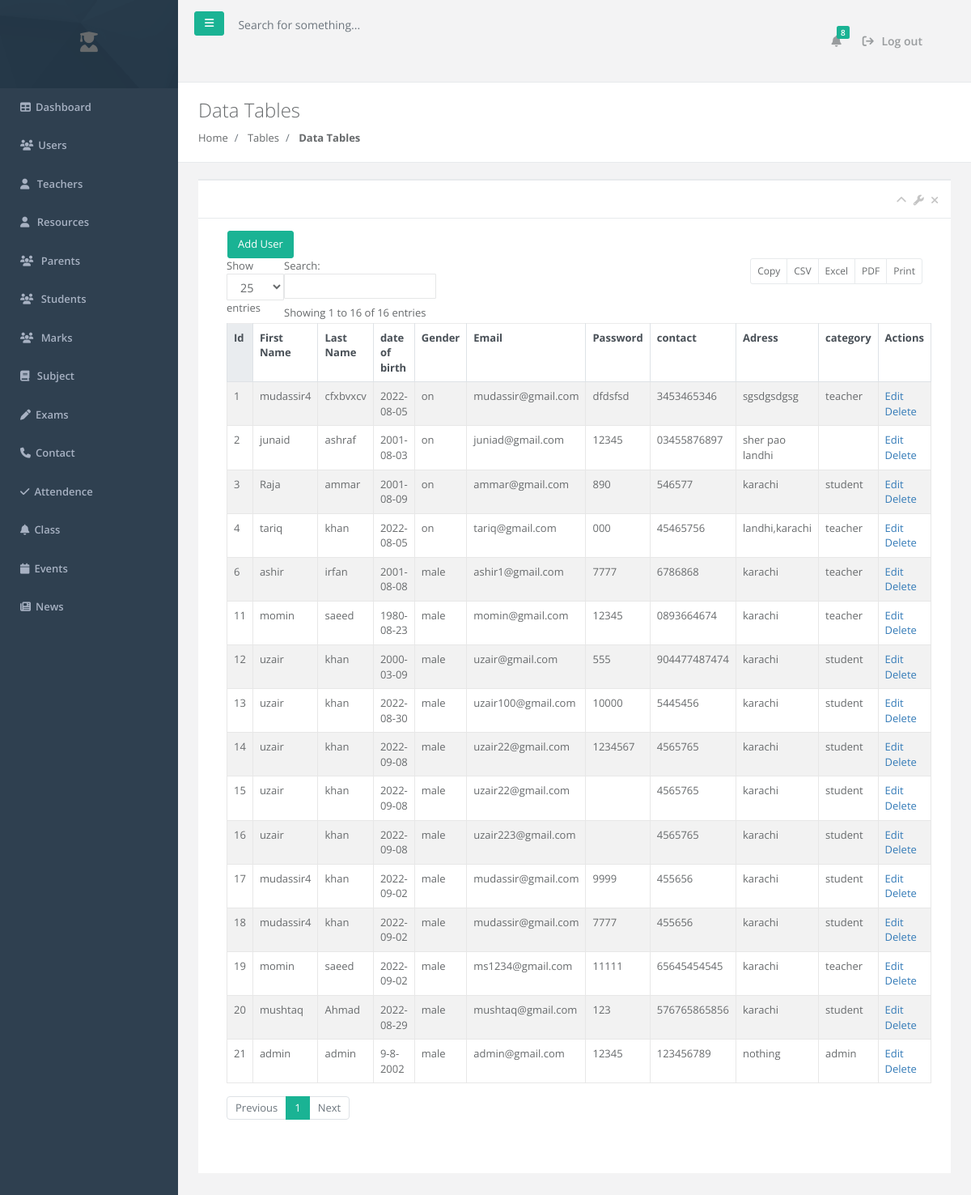
Screenshot of /dashboard/users/index.php with the database file from the repository.
### tables this page shows
CREATE TABLE `users` (
  `id` int(11) NOT NULL,
  `firstname` varchar(50) NOT NULL,
  `lastname` varchar(50) NOT NULL,
  `dat-of-birth` varchar(50) NOT NULL,
  `gender` varchar(10) NOT NULL,
  `religion` varchar(30) NOT NULL,
  `email` varchar(50) NOT NULL,
  `password` varchar(50) NOT NULL,
  `contact` varchar(20) NOT NULL,
  `adress` varchar(100) NOT NULL,
  `category` varchar(50) NOT NULL
);

### dashboard/users/index.php (the view, shortened to what this page needs)
<?php
include '../sidebar_header.php';
$users = $db->query("select * from users");
?>
<div class="row wrapper border-bottom white-bg page-heading">
                <div class="col-lg-10">
                    <h2>Data Tables</h2>
                    <ol class="breadcrumb">
                        <li class="breadcrumb-item">
                            <a href="index.html">Home</a>
                        </li>
                        <li class="breadcrumb-item">
                            <a>Tables</a>
                        </li>
                        <li class="breadcrumb-item active">
                            <strong>Data Tables</strong>
                        </li>
                    </ol>
                </div>
                <div class="col-lg-2">
                </div>
            </div>
        <div class="wrapper wrapper-content animated fadeInRight">
            <div class="row">
                <div class="col-lg-12">
                <div class="ibox ">
                    <div class="ibox-title">
                        <div class="ibox-tools">
                            <a class="collapse-link">
                                <i class="fa fa-chevron-up"></i>
                            </a>
                            <a class="dropdown-toggle" data-toggle="dropdown" href="#">
                                <i class="fa fa-wrench"></i>
                            </a>
                            <a class="close-link">
                                <i class="fa fa-times"></i>
                            </a>
                        </div>
                    </div>
                    <div class="ibox-content">
                        <div class="table-responsive">
                            <button class="btn btn-primary ml-3"><a  class=" text-white" href="<?php echo $url ?>/signup.php">Add User</a></button>
                            <table class="table table-striped table-bordered table-hover dataTables-example" >
                    <thead class="thead-light">
                        <tr>
                            <th>Id</th>
                            <th>First Name</th>
                            <th>Last Name</th>
                            <th>date of birth</th>
                            <th>Gender</th>
                            <th>Email</th>
                            <th>Password</th>
                            <th>contact</th>
                            <th>Adress</th>
                            <th>category</th>
                            <th>Actions</th>
                        </tr>
                    </thead>
                    <tbody>
                        <?php foreach ($users as $user) {?>
                        <tr>
                            <td><?php echo $user['id']; ?></td>
                            <td><?php echo $user['firstname']; ?></td>
                            <td><?php echo $user['lastname']; ?></td>
                            <td><?php echo $user['dat-of-birth']; ?></td>
                            <td><?php echo $user['gender']; ?></td>
                            <td><?php echo $user['email']; ?></td>
                            <td><?php echo $user['password']; ?></td>
                            <td><?php echo $user['contact']; ?></td>
                            <td><?php echo $user['adress']; ?></td>
                            <td><?php echo $user['category']; ?></td>
                            <td>
                                <a href="edit.php?id=<?php echo $user['id']; ?>">Edit</a>
                                <a href="index.php?delete=yes&&id=<?php echo $user['id']; ?>" onclick="return confirm('Are you sure?')">Delete</a>
                            </td>
                        </tr>
                        <?php } ?>
                    </tbody>
                </table>
            </div>
        </div>
<?php
    include '../footer.php';
?>

### rows the page displays
users: id "1", firstname "mudassir4", lastname "cfxbvxcv", value "2022-08-05", gender "on", email "mudassir@gmail.com", password "dfdsfsd", contact "3453465346", adress "sgsdgsdgsg", category "teacher"
users: id "2", firstname "junaid", lastname "ashraf", value "2001-08-03", gender "on", email "juniad@gmail.com", password "12345", contact "03455876897", adress "sher pao landhi"
users: id "3", firstname "Raja", lastname "ammar", value "2001-08-09", gender "on", email "ammar@gmail.com", password "890", contact "546577", adress "karachi", category "student"
users: id "4", firstname "tariq", lastname "khan", value "2022-08-05", gender "on", email "tariq@gmail.com", password "000", contact "45465756", adress "landhi,karachi", category "teacher"
users: id "6", firstname "ashir", lastname "irfan", value "2001-08-08", gender "male", email "ashir1@gmail.com", password "7777", contact "6786868", adress "karachi", category "teacher"
users: id "11", firstname "momin", lastname "saeed", value "1980-08-23", gender "male", email "momin@gmail.com", password "12345", contact "0893664674", adress "karachi", category "teacher"
users: id "12", firstname "uzair", lastname "khan", value "2000-03-09", gender "male", email "uzair@gmail.com", password "555", contact "904477487474", adress "karachi", category "student"
users: id "13", firstname "uzair", lastname "khan", value "2022-08-30", gender "male", email "uzair100@gmail.com", password "10000", contact "5445456", adress "karachi", category "student"
users: id "14", firstname "uzair", lastname "khan", value "2022-09-08", gender "male", email "uzair22@gmail.com", password "1234567", contact "4565765", adress "karachi", category "student"
users: id "15", firstname "uzair", lastname "khan", value "2022-09-08", gender "male", email "uzair22@gmail.com", contact "4565765", adress "karachi", category "student"
users: id "16", firstname "uzair", lastname "khan", value "2022-09-08", gender "male", email "uzair223@gmail.com", contact "4565765", adress "karachi", category "student"
users: id "17", firstname "mudassir4", lastname "khan", value "2022-09-02", gender "male", email "mudassir@gmail.com", password "9999", contact "455656", adress "karachi", category "student"
users: id "18", firstname "mudassir4", lastname "khan", value "2022-09-02", gender "male", email "mudassir@gmail.com", password "7777", contact "455656", adress "karachi", category "student"
users: id "19", firstname "momin", lastname "saeed", value "2022-09-02", gender "male", email "ms1234@gmail.com", password "11111", contact "65645454545", adress "karachi", category "teacher"
users: id "20", firstname "mushtaq", lastname "Ahmad", value "2022-08-29", gender "male", email "mushtaq@gmail.com", password "123", contact "576765865856", adress "karachi", category "student"
users: id "21", firstname "admin", lastname "admin", value "9-8-2002", gender "male", email "admin@gmail.com", password "12345", contact "123456789", adress "nothing", category "admin"
